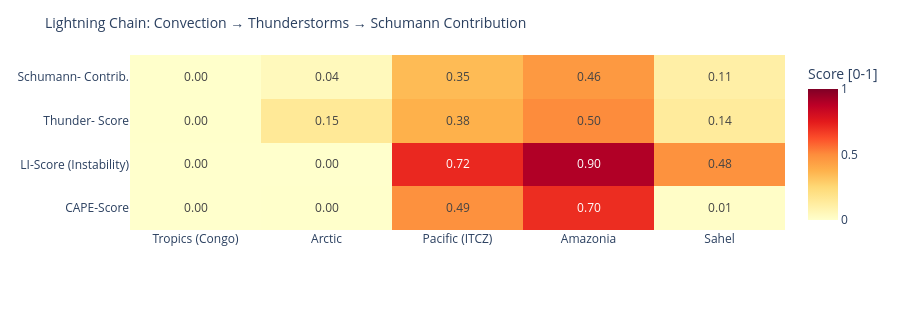

The code cell stored with this chart in its notebook:
### Code cell
# ============================================================
# LIGHTNING CHAIN: Convection → Thunderstorms → Schumann
# Shows the causal chain per measurement point as heatmap
# ============================================================

def cape_score(v):
    """CAPE → normalized score [0,1]"""
    if v is None or pd.isna(v): return 0.0
    return min(1.0, float(v) / 3000)

def li_score(v):
    """Lifted Index: negative = unstable → score [0,1]"""
    if v is None or pd.isna(v): return 0.3
    return min(1.0, max(0.0, (-float(v) + 6) / 12))

def cloud_score(v):
    if v is None or pd.isna(v): return 0.3
    return float(v) / 100

def thunder_score(row):
    """Kombinierter Gewitterwahrscheinlichkeits-Score
    CAPE + LI + Bedeckung + WMO-Gewitter + konvektiver Niederschlag (showers)
    Hinweis: X-Ray und Kp sind kein Bestandteil – nur geomagn./solarer Kontext.
    """
    cs = cape_score(row.get('cape'))
    ls = li_score(row.get('li'))
    cl = cloud_score(row.get('cloud'))
    t  = 1.0 if row.get('thunderstorm') else 0.0
    # Convective precipitation (showers) as additional indicator
    sh = min(1.0, (row.get('showers') or 0) / 5.0)
    return round(cs * 0.30 + ls * 0.25 + cl * 0.15 + t * 0.20 + sh * 0.10, 3)

def schumann_contribution(t_score, lat):
    """Schumann contribution: higher in tropics (±30°), scaled by thunderstorm score"""
    lat_weight = max(0.3, 1.0 - abs(lat) / 60)
    return round(t_score * lat_weight, 3)

df_atm['cape_score']   = df_atm.apply(lambda r: cape_score(r['cape']), axis=1)
df_atm['li_score']     = df_atm.apply(lambda r: li_score(r['li']),    axis=1)
df_atm['thunder_score']= df_atm.apply(lambda r: thunder_score(r.to_dict()), axis=1)
df_atm['schumann_contribution'] = df_atm.apply(
    lambda r: schumann_contribution(r['thunder_score'], r['lat']), axis=1)

metrics = ['cape_score', 'li_score', 'thunder_score', 'schumann_contribution']
labels  = ['CAPE-Score', 'LI-Score\n(Instability)', 'Thunder-\nScore', 'Schumann-\nContrib.']
z_data  = [df_atm[m].tolist() for m in metrics]

fig = go.Figure(go.Heatmap(
    z=z_data,
    x=df_atm['point'].tolist(),
    y=labels,
    colorscale='YlOrRd',
    zmin=0, zmax=1,
    text=[[f'{v:.2f}' for v in row] for row in z_data],
    texttemplate='%{text}', textfont=dict(size=12),
    colorbar=dict(title='Score [0-1]')
))
fig.update_layout(
    title=dict(text='Lightning Chain: Convection → Thunderstorms → Schumann Contribution', font=dict(size=14)),
    height=310,
    plot_bgcolor='rgba(0,0,0,0)', paper_bgcolor='rgba(0,0,0,0)',
    margin=dict(l=130, r=80, t=55, b=80)
)
fig.show()

### Figure 1 — Plotly figure (JSON) as saved in the notebook; plotly's stock layout.template omitted (floating-point values rounded to 4 significant figures)
{"data": [{"colorbar": {"title": {"text": "Score [0-1]"}}, "colorscale": [[0.0, "rgb(255,255,204)"], [0.125, "rgb(255,237,160)"], [0.25, "rgb(254,217,118)"], [0.375, "rgb(254,178,76)"], [0.5, "rgb(253,141,60)"], [0.625, "rgb(252,78,42)"], [0.75, "rgb(227,26,28)"], [0.875, "rgb(189,0,38)"], [1.0, "rgb(128,0,38)"]], "text": [["0.00", "0.00", "0.49", "0.70", "0.01"], ["0.00", "0.00", "0.72", "0.90", "0.48"], ["0.00", "0.15", "0.38", "0.50", "0.14"], ["0.00", "0.04", "0.35", "0.46", "0.11"]], "textfont": {"size": 12}, "texttemplate": "%{text}", "type": "heatmap", "x": ["Tropics (Congo)", "Arctic", "Pacific (ITCZ)", "Amazonia", "Sahel"], "y": ["CAPE-Score", "LI-Score\n(Instability)", "Thunder-\nScore", "Schumann-\nContrib."], "z": [[0.0, 0.003333, 0.4867, 0.7033, 0.01333], [0.0, 0.0, 0.7167, 0.9, 0.4833], [0.002, 0.151, 0.379, 0.502, 0.138], [0.002, 0.045, 0.347, 0.46, 0.108]], "zmax": 1, "zmin": 0}], "layout": {"height": 310, "margin": {"b": 80, "l": 130, "r": 80, "t": 55}, "paper_bgcolor": "rgba(0,0,0,0)", "plot_bgcolor": "rgba(0,0,0,0)", "title": {"font": {"size": 14}, "text": "Lightning Chain: Convection → Thunderstorms → Schumann Contribution"}}}
